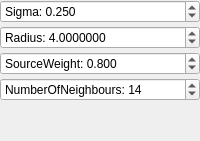
         <widget class="QWidget" name="MinCutSegmentation">
          <layout class="QVBoxLayout" name="verticalLayout_6">
           <property name="spacing">
            <number>3</number>
           </property>
           <property name="leftMargin">
            <number>0</number>
           </property>
           <property name="topMargin">
            <number>0</number>
           </property>
           <property name="rightMargin">
            <number>0</number>
           </property>
           <property name="bottomMargin">
            <number>0</number>
           </property>
           <item>
            <widget class="QDoubleSpinBox" name="dspin_sigma">
             <property name="sizePolicy">
              <sizepolicy hsizetype="Ignored" vsizetype="Fixed">
               <horstretch>0</horstretch>
               <verstretch>0</verstretch>
              </sizepolicy>
             </property>
             <property name="maximumSize">
              <size>
               <width>16777215</width>
               <height>24</height>
              </size>
             </property>
             <property name="toolTip">
              <string>Allows to set the normalization value for the binary potentials as described in the article.</string>
             </property>
             <property name="prefix">
              <string>Sigma: </string>
             </property>
             <property name="decimals">
              <number>3</number>
             </property>
             <property name="maximum">
              <double>99999.000000000000000</double>
             </property>
             <property name="value">
              <double>0.250000000000000</double>
             </property>
            </widget>
           </item>
           <item>
            <widget class="QDoubleSpinBox" name="dspin_radius">
             <property name="maximumSize">
              <size>
               <width>16777215</width>
               <height>24</height>
              </size>
             </property>
             <property name="toolTip">
              <string>Allows to set the radius to the background.</string>
             </property>
             <property name="prefix">
              <string>Radius: </string>
             </property>
             <property name="decimals">
              <number>7</number>
             </property>
             <property name="maximum">
              <double>999.000000000000000</double>
             </property>
             <property name="value">
              <double>4.000000000000000</double>
             </property>
            </widget>
           </item>
           <item>
            <widget class="QDoubleSpinBox" name="dspin_weight">
             <property name="maximumSize">
              <size>
               <width>16777215</width>
               <height>24</height>
              </size>
             </property>
             <property name="toolTip">
              <string>Allows to set weight for source edges. Every edge that comes from the source point will have that weight.</string>
             </property>
             <property name="prefix">
              <string>SourceWeight: </string>
             </property>
             <property name="decimals">
              <number>3</number>
             </property>
             <property name="maximum">
              <double>99999.000000000000000</double>
             </property>
             <property name="value">
              <double>0.800000000000000</double>
             </property>
            </widget>
           </item>
           <item>
            <widget class="QSpinBox" name="spin_neighbour_number">
             <property name="maximumSize">
              <size>
               <width>16777215</width>
               <height>24</height>
              </size>
             </property>
             <property name="toolTip">
              <string>Allows to set the number of neighbours to find.</string>
             </property>
             <property name="prefix">
              <string>NumberOfNeighbours: </string>
             </property>
             <property name="maximum">
              <number>99999</number>
             </property>
             <property name="value">
              <number>14</number>
             </property>
            </widget>
           </item>
           <item>
            <spacer name="verticalSpacer_2">
             <property name="orientation">
              <enum>Qt::Vertical</enum>
             </property>
             <property name="sizeHint" stdset="0">
              <size>
               <width>20</width>
               <height>40</height>
              </size>
             </property>
            </spacer>
           </item>
          </layout>
         </widget>
